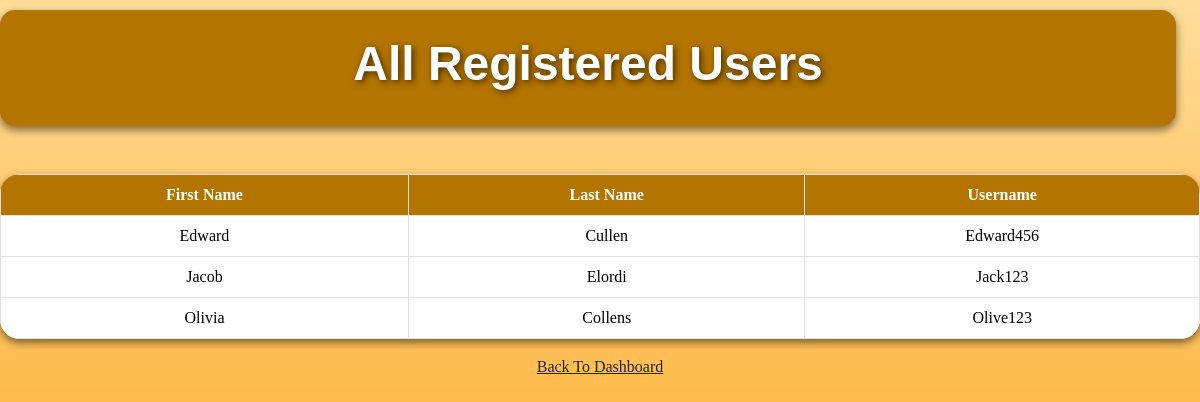
Screenshot of /view_users with the database file from the repository.
### app.py (models this page shows)
class User(db.Model):
    __tablename__='users'
    id=db.Column(db.Integer, primary_key=True)
    fname=db.Column(db.String(100), nullable=False)
    lname=db.Column(db.String(100), nullable=False)
    username=db.Column(db.String(80), unique=True, nullable=False)
    password=db.Column(db.String(120), nullable=False)
    is_admin=db.Column(db.Boolean, default=False)

### app.py (the view)
@app.route('/view_users')
def view_users():
    users=User.query.filter_by(is_admin=False).all()
    return render_template('view_users.html',users=users)

### Templates/view_users.html (shortened to what this page needs)
<!DOCTYPE html>
<html lang="en">
<head>
    <link rel="stylesheet" href="{{url_for('static', filename='css/bootstrap.min.css')}}">
    <link rel="stylesheet" href="{{url_for('static', filename='css/style.css')}}">
</head>
<body class="admin_page">
    <div class="header">
    <h1 class="text-center">All Registered Users</h1>
    </div>
    <table class="table table-bordered table-hover align-middle text-center mt-5">
       <thead class="table_heading">
        <tr>
            <th>First Name</th>
            <th>Last Name</th>
            <th>Username</th>
        </tr>
        {% for user in users %}
        <tr>
            <td>{{user.fname}}</td>
            <td>{{user.lname}}</td>
            <td>{{user.username}}</td>
        </tr>
        {% endfor %}
    </table>
    <div class="text-center">
<a href="{{url_for('admin_dashboard', user_name='admin')}}" class="text-dark">Back To Dashboard</a>
</div>
</body>
</html>

### static/css/style.css (style rules this page uses)
html,body { height: 100%; margin:0; padding: 0; font-family: 'Times New Roman', Times, serif; }
table { background-color: blanchedalmond; border-radius: 20px; overflow: hidden; box-shadow: 0 4px 8px rgba(0, 0, 0, 0.5); }
.table_heading th { background-color: bisque; color: black; font-weight: bold; }
.admin_page { background: linear-gradient(to bottom, #ffdd99 ,#ff9900); min-height: 100vh; margin: 0; font-family: 'Times New Roman', Times, serif; }
.admin_page .table_heading th { background-color: #b37400; color: white; }
.admin_page .header { margin-top: 10px; background-color: #b37400; width: 98%; padding: 25px; border-radius: 15px; box-shadow: 0 4px 8px rgba(0, 0, 0, 0.5); display: flex; justify-content: center; text-align: center; }
.admin_page .header h1 { font-family: Verdana, Geneva, Tahoma, sans-serif; font-weight: bolder; color: white; text-shadow: 2px 2px 6px rgba(26, 17, 0, 0.7); font-size: 3rem; }

### rows the page displays
User: fname "Edward", lname "Cullen", username "Edward456"
User: fname "Jacob", lname "Elordi", username "Jack123"
User: fname "Olivia", lname "Collens", username "Olive123"
